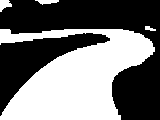
%> input picture 2015.5.28_5.bmp, 160 x 120 px
$ octave Image_7.m   (GNU Octave 9; MATLAB toolbox functions it lacks are replaced by stand-ins)
%> lines starting %> are read from the running program, lines starting %| are printed output that depends on the picture; in (x1, y1, x2, y2) boxes, pixels count from 0 and x2, y2 are one past the last pixel; in counts of white or black regions, pixels touching at a corner belong together; the program's own positions count from 1

%水平边缘检测、垂直边缘检测实现直角弯边沿检测
clc;
clear all;
img_BMP = imread('2015.5.28_5.bmp','bmp');
%> img_BMP is the input picture: size 120x160 uint8; 45.2% white; 4 white regions, box (x1, y1, x2, y2) and area: (0, 29, 155, 120) 8469, (0, 0, 12, 12) 92, (35, 0, 59, 5) 75, (145, 26, 156, 31) 35
subplot(2,2,1),imshow(img_BMP);
img_size = size(img_BMP)%显示图像大小
%> img_size = [120 160]
img_Edge = zeros(img_size(1), img_size(2));%边线提取
img_EdgeCol = zeros(img_size(1),5);

leftJPStart = uint16(img_size(2)/2);
%> leftJPStart = 80
rightJPStart = uint16(leftJPStart + 1);
%> rightJPStart = 81
leftJPEnd = uint16(1);
rightJPEnd = uint16(img_size(2));
%> rightJPEnd = 160
% [8 lines of commented-out code are left out]

leftEdgeFind = 0;
leftEdgeMissCnt = 0;
leftEdgeBool = 1;

rightEdgeFind = 0;
rightEdgeMissCnt = 0;
rightEdgeBool = 1;

centerLine = uint16(img_size(2)/2);
%> centerLine = 80
lastLine = uint16(img_size(2)/2);
%> lastLine = 80
endLine = uint16(img_size(1));
%> endLine = 120

rightLastLine = [img_size(1) img_size(2)];
%> rightLastLine = [120 160]
leftLastLine = [img_size(1) 1];
%> leftLastLine = [120 1]


centerLineMode = 1;

way2ModeCnt = 0;
way3ModeCnt = 0;
way4ModeCnt = 0;
max2Mode = 0;
max3Mode = 0;
max4Mode = 0;
wayMode = 0;

maxEdgePoint = 0;
%默认0是直线，1是左上升，2是右上升
aveEdgePoint = double(0);

for i = img_size(1) : -1 : 1

    disp([' ',num2str(i),' ',num2str(leftJPStart),' ',num2str(leftJPEnd),' ',num2str(rightJPStart),' ',num2str(rightJPEnd)]);
    img_EdgeCol(i,1) = 1;
    img_EdgeCol(i,2) = img_size(2);
    if(img_BMP(i,centerLine) == 0)
        disp(['break',num2str(i)]);
        img_EdgeCol(i,4) = 5;
        break;
    end
if 0
    img_Edge(i,leftJPStart) = 255;
    img_Edge(i,leftJPEnd) = 255;
    img_Edge(i,rightJPStart) = 255;
    img_Edge(i,rightJPEnd) = 255;
end
%%%%%%%%%%%左边沿检测
    for j = leftJPStart : -1 : leftJPEnd
        if(img_BMP(i,j) == 0 && img_BMP(i,j+1) == 255)
            %disp(['i:',num2str(i),' ',num2str(j),' ',num2str(leftJPEnd),' ',num2str(leftJPStart)]);
            img_Edge(i,j+1) = 255;
            img_EdgeCol(i,1) = j+1;

            leftLastLine(1) = i;
            leftLastLine(2) = j+1;

            leftEdgeFind = 1;
        end
        if(leftEdgeFind)
            break;
        end
    end
%%%%%%%%%%%右边沿检测
    for j = rightJPStart : 1 : rightJPEnd
        if(img_BMP(i,j) == 0 && img_BMP(i,j-1) == 255)
            img_Edge(i,j-1) = 255;
            img_EdgeCol(i,2) = j-1;

            rightLastLine(1) = i;
            rightLastLine(2) = j-1;

            rightEdgeFind = 1;
        end
        if(rightEdgeFind)
            break;
        end
    end
    if(leftEdgeFind&&rightEdgeFind)
        img_EdgeCol(i,3) = uint16((uint16(img_EdgeCol(i,1)) + img_EdgeCol(i,2))/2);
        %img_Edge(i,img_EdgeCol(i,3)) = 255;
        centerLine = img_EdgeCol(i,3);
        lastLine = img_EdgeCol(i,3);
        % [6 lines of commented-out code are left out]

        leftJPStart = uint16(img_EdgeCol(i,1) + 8);
        leftJPEnd = uint16(img_EdgeCol(i,1) - 8);
        rightJPStart = uint16(img_EdgeCol(i,2) - 8);
        rightJPEnd = uint16(img_EdgeCol(i,2) + 8);

        leftEdgeFind = 0;
        rightEdgeFind = 0;

        centerLineMode = 1;%两边黑线都检测到状况
        img_EdgeCol(i,4) = 1;

    elseif(leftEdgeFind||rightEdgeFind)
        if(leftEdgeFind)
            leftJPStart = img_EdgeCol(i,1) + 8;
            leftJPEnd = img_EdgeCol(i,1) - 8;

            %img_EdgeCol(i,3) = uint16(abs( int16(img_EdgeCol(i,1)) + int16((rightLastLine(2)-img_EdgeCol(rightLastLine(1),1))/2 * (i / 120))));
            %i/120应该为一个图像坐标到世界坐标的比例关系
            if 0
            img_EdgeCol(i,3) = uint16(abs(int16(((img_EdgeCol(i,1)) + rightLastLine(2))/2)));
            img_Edge(i,img_EdgeCol(i,3)) = 255;
            centerLine = img_EdgeCol(i,3);
            %img_Edge(i,centerLine) = 255;
            rightJPStart = centerLine;
            end
            %rightJPEnd = img_size(2);
            %disp(['-i:',num2str(i),' ',num2str(img_EdgeCol(i,1)),' ',num2str(leftJPEnd),' ',num2str(leftJPStart)]);
            centerLineMode = 2;%左边黑线miss状况
            img_EdgeCol(i,4) = 2;
        elseif(rightEdgeFind)
            rightJPStart = img_EdgeCol(i,2) - 8;
            rightJPEnd = img_EdgeCol(i,2) + 8;

            %img_EdgeCol(i,3) = uint16(lastLine - (int16(img_EdgeCol(i,1)) - int16(rightLastLine))/2);
            if 0
            img_EdgeCol(i,3) = uint16(abs(int16(((img_EdgeCol(i,2)) - leftLastLine(2))/2)));
            img_Edge(i,img_EdgeCol(i,3)) = 255;
            centerLine = img_EdgeCol(i,3);
            %img_Edge(i,centerLine) = 255;
            leftJPStart = centerLine;
            end

            %leftJPEnd = 1;
            centerLineMode = 3;%右边黑线miss状况
            img_EdgeCol(i,4) = 3;
        end

        leftEdgeFind = 0;
        rightEdgeFind = 0;

    else
        if(img_BMP(i,centerLine) ~= 0)
            rightJPStart = centerLine+1;
            leftJPStart = centerLine;
        end
        centerLineMode = 4;%两边黑线miss状况
        img_EdgeCol(i,4) = 4;
    end

    %%%%%左右边界界线定义%%%%%
    if(leftJPStart > img_size(2)-1)
        leftJPStart = img_size(2)-1;
    end
    if(rightJPStart < 2)
        rightJPStart = 2;
    end
    % [8 lines of commented-out code are left out]
    if(leftJPEnd < 1)
        leftJPEnd = 1;
    end
    if(rightJPEnd > img_size(2))
        rightJPEnd = img_size(2);
    end

    %%%%左右极值点分析%%%%%
    if(i<119)
        if(img_EdgeCol(i,3)<img_EdgeCol(i+2,3))
                maxEdgePoint = 1;
        elseif(img_EdgeCol(i,3)>img_EdgeCol(i+2,3))
                maxEdgePoint = 2;
        end
                img_EdgeCol(i,5) = maxEdgePoint;
    end
    endLine = i;%最后一行赋值
end
%> this loop made 92 passes
%> (centerLine, lastLine, leftJPStart, rightJPEnd) on passes 5 to 16: (62, 62, 10, 129), (61, 61, 11, 126), (61, 61, 11, 126), (61, 61, 11, 126), (61, 61, 12, 126), (62, 62, 13, 126), (62, 62, 13, 126), (61, 61, 14, 124), (62, 62, 15, 124), (61, 61, 15, 123), (62, 62, 16, 123), (62, 62, 17, 123)
%> rightJPEnd on passes 1 to 4: 129, 129, 129, 129
%|  119 80 1 113 129
%|  118 80 1 113 129
%|  117 80 1 113 129
%|  116 80 1 113 129
%|  115 10 1 113 129
%|  114 11 1 110 126
%|  113 11 1 110 126
%|  112 11 1 110 126
%> (further printed lines are left out)
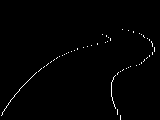
%> img_Edge: size 120x160 double; 0.9% white in thin lines or dots, all inside (x1, y1, x2, y2) = (1, 29, 155, 120)
%> after the loop, centerLine = 123; centerLineMode = 3; img_EdgeCol = 120 rows, first 8: [0 0 0 0 0; 0 0 0 0 0; 0 0 0 0 0; 0 0 0 0 0; 0 0 0 0 0; 0 0 0 0 0; 0 0 0 0 0; 0 0 0 0 0]; lastLine = 123; leftJPEnd = 95; leftJPStart = 111; leftLastLine = [35 103]; maxEdgePoint = 1; rightJPEnd = 131; rightJPStart = 115; rightLastLine = [30 123]

%%%%%%%%%%%%%%%%%%%%%%%
%%%%%%%%%%%%%%%%%%%%%%%
%赛道信息转换为赛道类型%
%%%%%%%%%%%%%%%%%%%%%%%
%%%%%%%%%%%%%%%%%%%%%%%

for i = img_size(1) : -1 : endLine
    if(img_EdgeCol(i,5) ~= 0)
        aveEdgePoint = aveEdgePoint + img_EdgeCol(i,5);
    end
    switch img_EdgeCol(i,4)
        case 2
            way2ModeCnt = way2ModeCnt + 1;
        case 3
            way3ModeCnt = way3ModeCnt + 1;
        case 4
            way4ModeCnt = way4ModeCnt + 1;
    end
    if(img_EdgeCol(i-1,4) ~= img_EdgeCol(i,4))
        if(way2ModeCnt > max2Mode)
            max2Mode = way2ModeCnt;
            way2ModeCnt = 0;
        elseif(way3ModeCnt > max3Mode)
            max3Mode = way3ModeCnt;
            way3ModeCnt = 0;
        elseif(way4ModeCnt > max4Mode)
            max4Mode = way4ModeCnt;
            way4ModeCnt = 0;
        end
    end
end
%> this loop made 91 passes
%> aveEdgePoint on passes 5 to 16: 2, 4, 5, 6, 7, 9, 11, 12, 13, 14, 15, 17

aveEdgePoint = double(aveEdgePoint / (img_size(1) - endLine));
aveEdgePoint
%> aveEdgePoint = 1.74
if(max4Mode > 6)
    wayMode = 4;
    fprintf('十字弯\n');
elseif(max2Mode > 5)
    wayMode = 3;
    fprintf('右直角弯\n');
elseif(max3Mode > 5)
    wayMode = 2;
    fprintf('左直角弯\n');
else
    wayMode = 1;
    fprintf('直道\n');
end


%%%%%%%%%%%%%%%%%%%%%%%
%%%%%%%%%%%%%%%%%%%%%%%
%%%%赛道中线分析滤波%%%%
%%%%%%%%%%%%%%%%%%%%%%%
%%%%%%%%%%%%%%%%%%%%%%%

for i = img_size(1)-1 : -1 : endLine +1
    if(img_EdgeCol(i,4)==1 )
        if(abs(img_EdgeCol(i-1,3) - img_EdgeCol(i,3))<10 &&abs(img_EdgeCol(i+1,3) - img_EdgeCol(i,3))>10)
            img_EdgeCol(i+1,3) = img_EdgeCol(i,3) - img_EdgeCol(i-1,3) + img_EdgeCol(i,3);
            img_Edge(i,img_EdgeCol(i+1,3)) = 255;
        elseif(abs(img_EdgeCol(i+1,3) - img_EdgeCol(i,3))<10 && abs(img_EdgeCol(i-1,3) - img_EdgeCol(i,3))>10)
            img_EdgeCol(i-1,3) = img_EdgeCol(i,3) - img_EdgeCol(i+1,3) + img_EdgeCol(i,3);
            img_Edge(i,img_EdgeCol(i-1,3)) = 255;
        else
            img_EdgeCol(i,3) = uint16((img_EdgeCol(i,3) + img_EdgeCol(i+1,3))/2);
            img_Edge(i,img_EdgeCol(i,3)) = 255;
        end
    elseif(img_EdgeCol(i,4)==2 || img_EdgeCol(i,4)==3 || img_EdgeCol(i,4)==4 )

    end

end
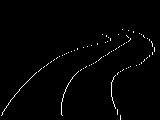
%> img_Edge: size 120x160 double; 1.3% white in thin lines or dots, all inside (x1, y1, x2, y2) = (1, 29, 155, 120)

aveA = double(0);
aveB = double(0);
for i = img_size(1)-6 : -1 : 1
    if(img_EdgeCol(i,4) == 5 )
        break;
    end
    if(img_EdgeCol(i+2,5) ~= img_EdgeCol(i+3,5))
        aveA = (img_EdgeCol(i,5) + img_EdgeCol(i+1,5) + img_EdgeCol(i+2,5))/3.0;
        aveB = (img_EdgeCol(i+3,5) + img_EdgeCol(i+4,5) + img_EdgeCol(i+5,5))/3.0;
        if(abs(aveA - aveB)>0.8)
            fprintf('i+3:%d,%5.3f\n',i+3,abs(aveA - aveB));
        end
    end
end
%> this loop made 86 passes
%| i+3:117,1.667
%| i+3:106,1.000
subplot(2,2,2),imshow(img_Edge);
if 0%最小二乘法应用
    img_min2 = zeros(120,1);
    for abc = 1 : 100
    sumX = 0;
    sumY = 0;
    %abc = 10;
    for i = img_size(1) : -1 : img_size(1)-abc+1
        sumX = sumX + i;
        sumY = sumY + img_EdgeCol(i,3);
    end
    aveX = sumX / abc;
    aveY = sumY / abc;
    sumUp = 0;
    sumDown = 0;
    for i = img_size(1) : -1 : img_size(1)-abc+1
        sumUp = sumUp + ((img_EdgeCol(i,3) - aveY)*(i-aveX));
        sumDown = sumDown + ((i - aveX)*(i-aveX));
    end
    B = 0;
    if(sumDown == 0)
        B = 0;
    else B = (sumUp/sumDown);
    end
    A = (sumY - B * sumX)/abc;
    img_min2(abc) = A;
    %fprintf('%d,%.2f,%.2f,%.2f\n',abc,(sumY - B * sumX),sumUp,sumDown);
    fprintf('%.2f,%.2f\n',A,B);
    end
    x = 1:120;
    y = 1:10;

    subplot(2,2,3);

    plot(img_min2);
    %hold on
    subplot(2,2,4);
    axis ij
    plot(img_EdgeCol(x,3),x);
end
if 1

end
%cftool
